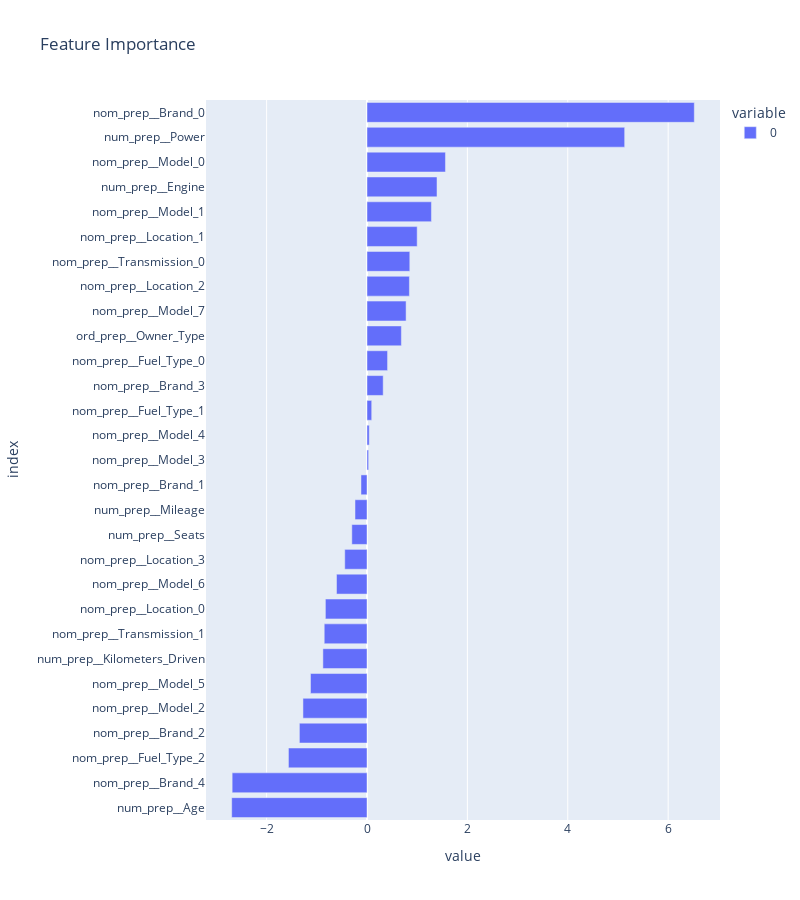

Notebook code for this chart:
### Code cell
import plotly.express as px

feature_importance = dict(zip(preprocessor.get_feature_names_out(), lr.coef_))
feature_importance = pd.Series(feature_importance).sort_values()
px.bar(feature_importance, width=800, height=900, orientation='h', title='Feature Importance')

### Figure 1 — Plotly figure (JSON) as saved in the notebook; plotly's stock layout.template omitted (floating-point values rounded to 4 significant figures)
{"data": [{"alignmentgroup": "True", "hovertemplate": "variable=0<br>value=%{x}<br>index=%{y}<extra></extra>", "legendgroup": "0", "marker": {"color": "#636efa", "pattern": {"shape": ""}}, "name": "0", "offsetgroup": "0", "orientation": "h", "showlegend": true, "textposition": "auto", "type": "bar", "x": [-2.696, -2.687, -1.565, -1.347, -1.276, -1.126, -0.8788, -0.8523, -0.8292, -0.6077, -0.4436, -0.3024, -0.2393, -0.1201, 0.03208, 0.04449, 0.09343, 0.3223, 0.4092, 0.6849, 0.7786, 0.8445, 0.8523, 0.9994, 1.284, 1.394, 1.563, 5.134, 6.521], "xaxis": "x", "y": ["num_prep__Age", "nom_prep__Brand_4", "nom_prep__Fuel_Type_2", "nom_prep__Brand_2", "nom_prep__Model_2", "nom_prep__Model_5", "num_prep__Kilometers_Driven", "nom_prep__Transmission_1", "nom_prep__Location_0", "nom_prep__Model_6", "nom_prep__Location_3", "num_prep__Seats", "num_prep__Mileage", "nom_prep__Brand_1", "nom_prep__Model_3", "nom_prep__Model_4", "nom_prep__Fuel_Type_1", "nom_prep__Brand_3", "nom_prep__Fuel_Type_0", "ord_prep__Owner_Type", "nom_prep__Model_7", "nom_prep__Location_2", "nom_prep__Transmission_0", "nom_prep__Location_1", "nom_prep__Model_1", "num_prep__Engine", "nom_prep__Model_0", "num_prep__Power", "nom_prep__Brand_0"], "yaxis": "y"}], "layout": {"barmode": "relative", "height": 900, "legend": {"title": {"text": "variable"}, "tracegroupgap": 0}, "title": {"text": "Feature Importance"}, "width": 800, "xaxis": {"anchor": "y", "domain": [0, 1], "title": {"text": "value"}}, "yaxis": {"anchor": "x", "domain": [0, 1], "title": {"text": "index"}}}}
